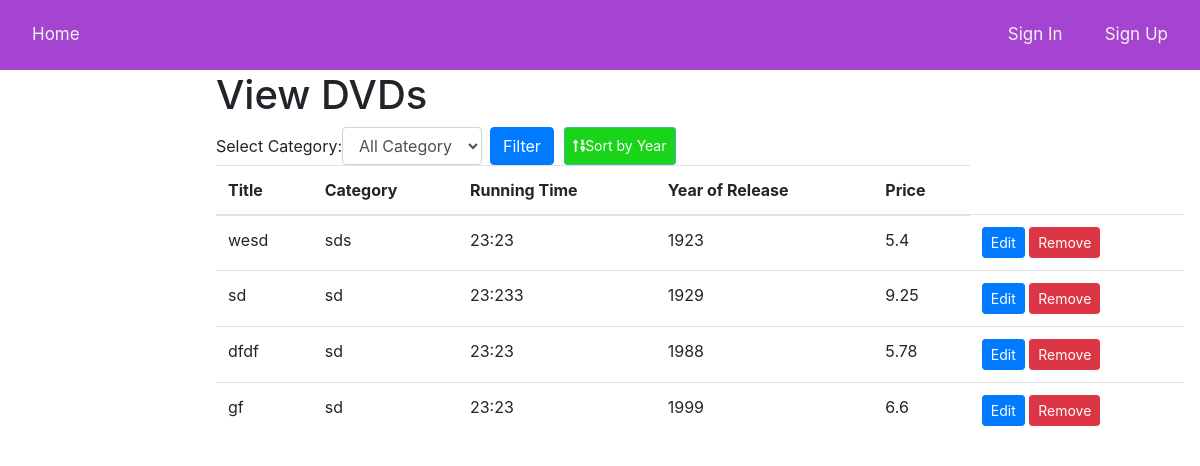
/view-dvds, run on the app's committed database.
### api/models.py (models this page shows)
class DVD(db.Model):
    id = db.Column(db.Integer, primary_key=True)
    title = db.Column(db.String(100), nullable=False)
    category = db.Column(db.String(50), nullable=False)
    running_time = db.Column(db.String(20), nullable=False)
    year = db.Column(db.Integer, nullable=False)
    price = db.Column(db.Float, nullable=False)

### api/routes.py (the view, shortened to what this page needs)
@dvd.route('/view-dvds', methods=['GET', 'POST'])
def view_dvds():
    categories = set([dvd.category for dvd in DVD.query.all()])
    dvds = DVD.query.all()
    selected_category = None
    return render_template("view_dvds.html", user=current_user, dvds=dvds, categories=categories, selected_category=selected_category)

### api/templates/view_dvds.html (shortened to what this page needs)
{% extends "base.html" %}
{% block content %}
<link rel="stylesheet" href="https://cdnjs.cloudflare.com/ajax/libs/font-awesome/5.15.3/css/all.min.css">
<div class="viewdvds">
    <h1>View DVDs</h1>
    <form method="POST" class="form-inline">
        <div class="form-group mr-2">
          <label for="category-select">Select Category:  </label>
          <select class="form-control" id="category-select" name="category">
                <option value="" disabled selected hidden>All Category</option>
          </select>
        </div>
        <button type="submit" class="btn btn-primary">Filter</button>
        <button type="submit" name="sort_by_year" class="btn btn-sm btn-outline-dark float-right"><i class="fas fa-sort-numeric-up"></i>Sort by Year</button>
      </form>
    <table class="table">
        <thead>
            <tr>
                <th>Title</th>
                <th>Category</th>
                <th>Running Time</th>
                <th>Year of Release</th>
                <th>Price</th>
            </tr>
        </thead>
        <tbody>
            {% for dvd in dvds %}
                <tr>
                    <td>{{ dvd.title }}</td>
                    <td>{{ dvd.category }}</td>
                    <td>{{ dvd.running_time }}</td>
                    <td>{{ dvd.year }}</td>
                    <td>{{ dvd.price }}</td>
                    <td>
                        <a href="{{ url_for('dvd.edit_dvd', id=dvd.id) }}" class="btn btn-primary btn-sm">Edit</a>
                        <form method="POST" action="{{ url_for('dvd.remove_dvd', id=dvd.id) }}" method="POST" class="d-inline-block">
                          <button type="submit" class="btn btn-danger btn-sm" onclick="return confirm('Are you sure you want to remove this DVD?')">Remove</button>
                        </form>
                      </td>
                </tr>
            {% endfor %}
        </tbody>
    </table>
</div>
{% endblock %}

### api/templates/base.html (shortened to what this page needs)
<!DOCTYPE html>
<html>
<head>
    <link rel="stylesheet" href="https://stackpath.bootstrapcdn.com/bootstrap/4.3.1/css/bootstrap.min.css">
</head>
<body>
    <div class="navbar">
        {% if user.is_authenticated %}
        <a href="/">Home</a>
        <a href="/add-dvd">add DVDs</a>
        <a href="/view-dvds">DVDs list</a>
        <div class="right">
        <a href="/logout">Logout</a>
        </div>
        {% else %}
        <a href="/">Home</a>
        <div class="right">
            <a href="/login">Sign In</a>
            <a href="/signup">Sign Up</a>
        </div>
        {% endif %}
    </div>
    <div class="content">
        {% block content %}
        {% endblock %}
    </div>
</body>
</html>

### api/templates/base.html (style rules this page uses)
.navbar { background-color: #a544d1; overflow: hidden; width: 100%; }
.navbar a { float: left; color: #f2f2f2; text-align: center; padding: 14px 16px; text-decoration: none; font-size: 17px; }
.navbar .right { float: right; }
.navbar .right a { margin-left: 10px; }
.content { padding: 1px 16px; height: 1000px; }

### api/templates/view_dvds.html (style rules this page uses)
.viewdvds { margin-left: 200px; }
.btn-outline-dark { margin-left: 10px; height: 38.48px; width: 61.41; color: #ffffff; background-color: rgb(26, 212, 26); border-color: #3fafa6; }

### data on the page
DVD: title "wesd", category "sds", running_time "23:23", year "1923", price "5.4"
DVD: title "sd", category "sd", running_time "23:233", year "1929", price "9.25"
DVD: title "dfdf", category "sd", running_time "23:23", year "1988", price "5.78"
DVD: title "gf", category "sd", running_time "23:23", year "1999", price "6.6"
